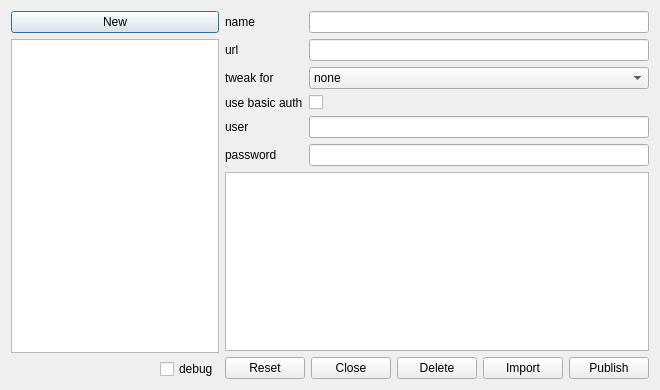
<?xml version="1.0" encoding="UTF-8"?>
<ui version="4.0">
 <class>Dialog</class>
 <widget class="QDialog" name="Dialog">
  <property name="geometry">
   <rect>
    <x>0</x>
    <y>0</y>
    <width>660</width>
    <height>390</height>
   </rect>
  </property>
  <property name="windowTitle">
   <string>Dialog</string>
  </property>
  <layout class="QHBoxLayout" name="horizontalLayout_2">
   <item>
    <layout class="QVBoxLayout" name="verticalLayout_2">
     <item>
      <widget class="QPushButton" name="newEntryButton">
       <property name="text">
        <string>New</string>
       </property>
      </widget>
     </item>
     <item>
      <widget class="QListWidget" name="targetList"/>
     </item>
     <item alignment="Qt::AlignRight">
      <widget class="QCheckBox" name="debugCheckBox">
       <property name="text">
        <string>debug</string>
       </property>
      </widget>
     </item>
    </layout>
   </item>
   <item>
    <layout class="QHBoxLayout" name="horizontalLayout">
     <item>
      <layout class="QVBoxLayout" name="verticalLayout">
       <item>
        <layout class="QFormLayout" name="commonConfig">
         <property name="fieldGrowthPolicy">
          <enum>QFormLayout::AllNonFixedFieldsGrow</enum>
         </property>
         <item row="0" column="0">
          <widget class="QLabel" name="nameLabel">
           <property name="text">
            <string>name</string>
           </property>
          </widget>
         </item>
         <item row="0" column="1">
          <widget class="QLineEdit" name="nameLineEdit"/>
         </item>
         <item row="1" column="0">
          <widget class="QLabel" name="urlLabel">
           <property name="text">
            <string>url</string>
           </property>
          </widget>
         </item>
         <item row="1" column="1">
          <widget class="QLineEdit" name="urlLineEdit"/>
         </item>
         <item row="2" column="0">
          <widget class="QLabel" name="tweakForLabel">
           <property name="text">
            <string>tweak for</string>
           </property>
          </widget>
         </item>
         <item row="2" column="1">
          <widget class="QComboBox" name="tweakForComboBox">
           <item>
            <property name="text">
             <string>none</string>
            </property>
           </item>
           <item>
            <property name="text">
             <string>mra</string>
            </property>
           </item>
           <item>
            <property name="text">
             <string>geoserver</string>
            </property>
           </item>
          </widget>
         </item>
         <item row="3" column="0">
          <widget class="QLabel" name="useBasicAuthLabel">
           <property name="text">
            <string>use basic auth</string>
           </property>
          </widget>
         </item>
         <item row="3" column="1">
          <widget class="QCheckBox" name="useBasicAuthCheckBox"/>
         </item>
         <item row="5" column="0">
          <widget class="QLabel" name="userLabel">
           <property name="text">
            <string>user</string>
           </property>
          </widget>
         </item>
         <item row="5" column="1">
          <widget class="QLineEdit" name="userLineEdit"/>
         </item>
         <item row="6" column="0">
          <widget class="QLabel" name="passwordLabel">
           <property name="text">
            <string>password</string>
           </property>
          </widget>
         </item>
         <item row="6" column="1">
          <widget class="QLineEdit" name="passwordLineEdit">
           <property name="echoMode">
            <enum>QLineEdit::Password</enum>
           </property>
          </widget>
         </item>
        </layout>
       </item>
       <item>
        <widget class="QTextBrowser" name="tweakText"/>
       </item>
       <item>
        <layout class="QHBoxLayout" name="horizontalLayout_3">
         <item>
          <widget class="QPushButton" name="resetButton">
           <property name="text">
            <string>Reset</string>
           </property>
          </widget>
         </item>
         <item>
          <widget class="QPushButton" name="closeButton">
           <property name="text">
            <string>Close</string>
           </property>
          </widget>
         </item>
         <item>
          <widget class="QPushButton" name="deleteButton">
           <property name="text">
            <string>Delete</string>
           </property>
          </widget>
         </item>
         <item>
          <widget class="QPushButton" name="importButton">
           <property name="text">
            <string>Import</string>
           </property>
          </widget>
         </item>
         <item>
          <widget class="QPushButton" name="publishButton">
           <property name="text">
            <string>Publish</string>
           </property>
          </widget>
         </item>
        </layout>
       </item>
      </layout>
     </item>
    </layout>
   </item>
  </layout>
 </widget>
 <resources/>
 <connections/>
</ui>
